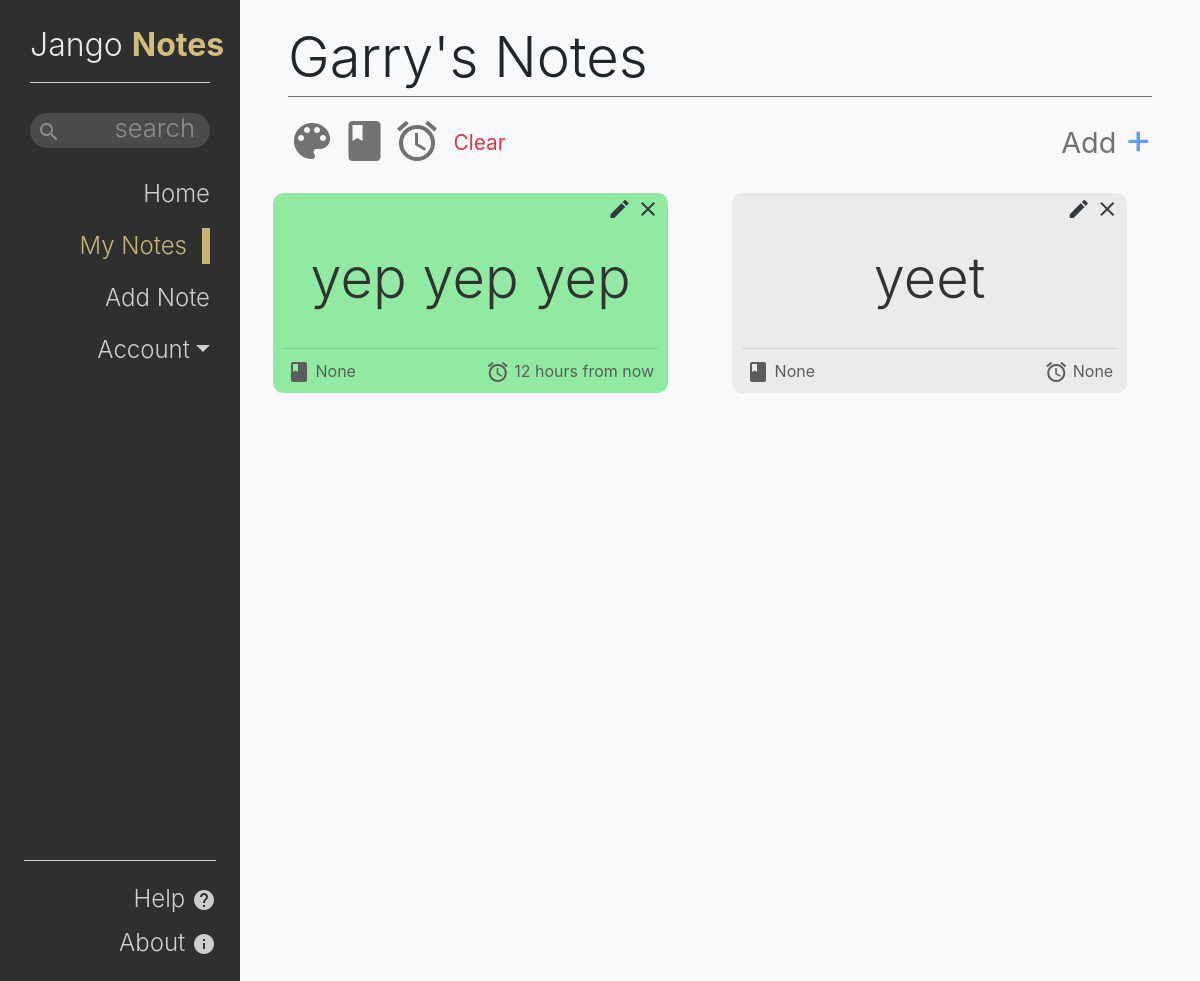
/notes (signed in), run on the app's committed database.
### notesApp/models.py (models this page shows, shortened)
class Note(models.Model):
    colourChoices = (
        ('blue', 'Blue'),
        ('red', 'Red'),
        ('green', 'Green'),
        ('yellow', 'Yellow'),
    )
    owner = models.ForeignKey(User, on_delete=models.CASCADE)
    title = models.CharField(
        max_length=50, help_text="Main description of your task")
    description = models.TextField(
        blank=True, null=True, help_text="Any additional information")
    colour = models.CharField(blank=True, null=True,
                              max_length=50, choices=colourChoices, help_text="Colour code the note")
    group = models.CharField(
        blank=True, null=True, max_length=50, help_text="Assign the note to a group")
    dateCreated = models.DateTimeField(
        auto_now_add=True, verbose_name='date created')
    dateDue = models.DateTimeField(
        blank=True, null=True, help_text="Set a reminder date", verbose_name='date due')
    class Meta:
        ordering = ["dateCreated"]

### notesApp/views.py (the view)
# urls.py: path('notes', views.Notes, name='notes'),
@login_required
def Notes(request):
    search = request.GET.get('search', '')
    sort = request.GET.get('sort', 'dateCreated')
    noteList = Note.objects.filter(owner=request.user).filter(
        Q(title__contains=search) |
     Q(description__contains=search) |
     Q(group__contains=search) |
     Q(colour__contains=search)
     ).order_by(sort)
    return render(request, 'notesApp/notes.html', {'noteList': noteList})

### templates/notesApp/notes.html (shortened to what this page needs)
{% extends "base.html" %} {% load humanize %} {% block content %}
<span class="display-4">{{ user.get_username|title }}'s Notes</span>
<hr style="border-top: 1px solid #707070; margin: 5px 0 20px 0">
<div class="sort-icons">
  <i id="colour" class="material-icons" style="font-size: 48px">
  </i>
  <i id="group" class="material-icons" style="font-size: 48px">
  </i>
  <i id="dateDue" class="material-icons" style="font-size: 48px">
  </i>
  <a class="text-danger pl-2" style="position: relative; top: -15px; font-size: 1.3rem" href="{% url 'notes' %}">Clear</a>
  <a style="font-size: 1.8rem;
        color: #727272;
        text-decoration: none;
        position: relative;
        top: -10px" class="float-right" href="{% url 'noteCreate' %}">Add
    <span style="color: #5F9CFF;
        font-size: 2.6rem;
        margin-bottom: 20px;">+</span>
  </a>
</div>
{% if noteList %}
<div class="row notelist pr-3">
{% for note in noteList %}
<div class="note col-12 col-lg-6 {{ note.colour }}">
  {% if note.description %}
  <div class="note-title pl-3 py-1">
    {{ note.title }}
    <div class="float-right pt-1 pr-2">
      <a href="{% url 'editNote' note.id %}">
        <i class="edit material-icons text-dark">
          create
        </i>
      </a>
      <a href="{% url 'deleteNote' note.id %}">
        <i class="delete material-icons text-dark">
          clear
        </i>
      </a>
    </div>
  </div>
  {% else %}
  <div class="float-right pt-1 pr-2">
      <a href="{% url 'editNote' note.id %}">
        <i class="edit material-icons text-dark">
        </i>
      </a>
      <a href="{% url 'deleteNote' note.id %}">
        <i class="delete material-icons text-dark">
        </i>
      </a>
    </div>
  {% endif %}
  <div class="note-body" style="width: 100%; overflow-x: auto; overflow-y: auto; height: 110px;">
    {% if note.description %}
      {{ note.description }}
    {% else %}
      <div class="text-center mt-2 display-4">{{ note.title }}</div>
    {% endif %}
  </div>
  <div style="position: absolute; top: 145px; width: 100%;" class="note-footer">
    <hr class="mt-0 mb-1">
    <span class="pl-1">
      <i class="material-icons" style="position: relative; top: 7px">
      </i> {{ note.group }}</span>
    <span class="float-right pr-1"><i class="material-icons" style="position: relative; top: 7px">
      </i> {{ note.dateDue|naturaltime }}</span>
  </div>
</div>
{% endfor %}
</div>
{% endif %} {% endblock %} {% block sidebar %}
<li class="nav-item">
  <a class="nav-link" href="{% url 'index' %}">Home</a>
</li>
<li class="nav-item active">
  <a class="nav-link" href="{% url 'notes' %}">My Notes</a>
</li>
<li class="nav-item">
  <a class="nav-link" href="{% url 'noteCreate' %}">Add Note</a>
</li>
{% endblock %}

### static/notesApp/css/style.css (style rules this page uses)
html, body { height: 100%; min-height: 100%; }
.green { background-color: #90eaa1 !important; }
::placeholder { color: #8e8e8e !important; }
.sort-icons { color: #727272; margin-bottom: 20px; }
.note { border-radius: 10px; margin-bottom: 40px; background-color: #ebebeb; height: 200px; padding: 0; color: #333333; max-width: 45%; }
.notelist { overflow-y: auto; height: 85%; border-radius: 10px !important; }
.note:nth-child(odd) { margin-right: 4rem !important; }
.note-body { padding: 10px 10px; }
.note-footer { padding: 10px 10px; color: rgb(92, 92, 92); }
.sidenav > .navbar-nav > .nav-item > .nav-link { color: #cecece; }
.sidenav > .navbar-nav > .active a { color: #c7b474 !important; border-right: #c7b474 8px solid; padding: 0; padding-right: 15px !important; margin: 8px 0; }

### data on the page
Note: title "yep yep yep", group "None", dateDue "12 hours from now"
Note: title "yeet", group "None", dateDue "None"

### other printed values
{{ user.get_username|title }} "Garry"
